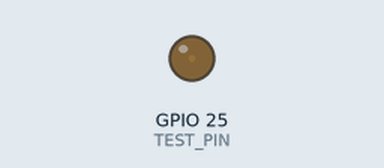
The sketch below on a simulated ESP32. On the bench: output pins drawn as LEDs (lit = HIGH). What the sketch prints to the serial monitor is not drawn.

Above: at 0.05 s.
At 1.15 s:
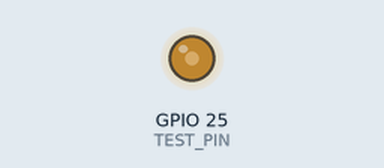
At 2.3 s:
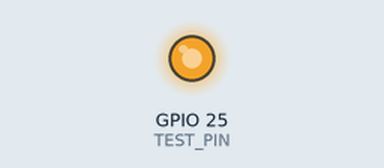
At 4.6 s:
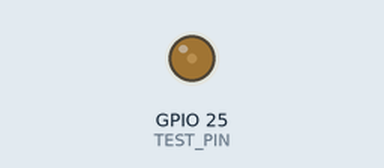
Timing chart, 0 to 6.7 s (numbered marks = the images above):
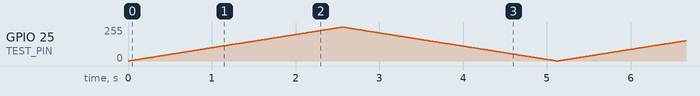

The sketch:

connect_firebase.ino
```cpp
#include <Arduino.h>

// Pin GPIO untuk tes PWM
#define TEST_PIN 25
#define TEST_CHANNEL 0
#define PWM_FREQUENCY 5000
#define PWM_RESOLUTION 8

void setup() {
  Serial.begin(115200);

  // Konfigurasi PWM
  ledcSetup(TEST_CHANNEL, PWM_FREQUENCY, PWM_RESOLUTION);
  ledcAttachPin(TEST_PIN, TEST_CHANNEL);

  Serial.println("PWM Test Initialized");
}

void loop() {
  // Fade in
  for (int dutyCycle = 0; dutyCycle <= 255; dutyCycle++) {
    ledcWrite(TEST_CHANNEL, dutyCycle);
    delay(10);
  }

  // Fade out
  for (int dutyCycle = 255; dutyCycle >= 0; dutyCycle--) {
    ledcWrite(TEST_CHANNEL, dutyCycle);
    delay(10);
  }
}
```
